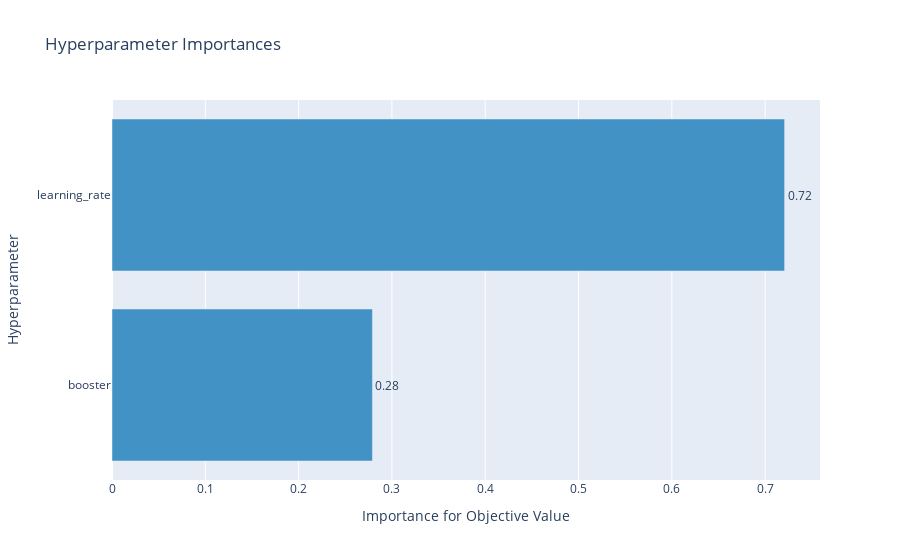

The notebook cell this image was saved under:
### Code cell
fig = optuna.visualization.plot_param_importances(xgb_study)
fig.show()

### Figure 1 — Plotly figure (JSON) as saved in the notebook; plotly's stock layout.template omitted (floating-point values rounded to 4 significant figures)
{"data": [{"cliponaxis": false, "hovertemplate": ["booster (CategoricalDistribution): 0.2791280164575197<extra></extra>", "learning_rate (LogUniformDistribution): 0.7208719835424803<extra></extra>"], "marker": {"color": "rgb(66,146,198)"}, "orientation": "h", "text": ["0.2791280164575197", "0.7208719835424803"], "textposition": "outside", "texttemplate": "%{text:.2f}", "type": "bar", "x": [0.2791, 0.7209], "y": ["booster", "learning_rate"]}], "layout": {"autosize": true, "showlegend": false, "title": {"text": "Hyperparameter Importances"}, "xaxis": {"autorange": true, "range": [0, 0.7588], "title": {"text": "Importance for Objective Value"}, "type": "linear"}, "yaxis": {"autorange": true, "range": [-0.5, 1.5], "title": {"text": "Hyperparameter"}, "type": "category"}}}
